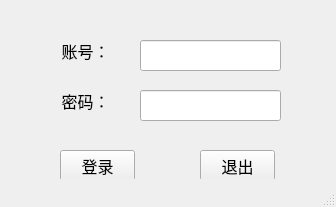
<?xml version="1.0" encoding="UTF-8"?>
<ui version="4.0">
 <class>LoginWindow</class>
 <widget class="QMainWindow" name="LoginWindow">
  <property name="geometry">
   <rect>
    <x>0</x>
    <y>0</y>
    <width>336</width>
    <height>207</height>
   </rect>
  </property>
  <property name="font">
   <font>
    <family>宋体</family>
    <pointsize>12</pointsize>
   </font>
  </property>
  <property name="windowTitle">
   <string>Login</string>
  </property>
  <widget class="QWidget" name="centralwidget">
   <widget class="QPushButton" name="LoginBtn">
    <property name="geometry">
     <rect>
      <x>60</x>
      <y>150</y>
      <width>75</width>
      <height>31</height>
     </rect>
    </property>
    <property name="text">
     <string>登录</string>
    </property>
   </widget>
   <widget class="QPushButton" name="ExitBtn">
    <property name="geometry">
     <rect>
      <x>200</x>
      <y>150</y>
      <width>75</width>
      <height>31</height>
     </rect>
    </property>
    <property name="text">
     <string>退出</string>
    </property>
   </widget>
   <widget class="QLabel" name="AccountLabel">
    <property name="geometry">
     <rect>
      <x>50</x>
      <y>40</y>
      <width>71</width>
      <height>21</height>
     </rect>
    </property>
    <property name="layoutDirection">
     <enum>Qt::LeftToRight</enum>
    </property>
    <property name="autoFillBackground">
     <bool>false</bool>
    </property>
    <property name="text">
     <string>账号：</string>
    </property>
    <property name="textFormat">
     <enum>Qt::PlainText</enum>
    </property>
    <property name="alignment">
     <set>Qt::AlignCenter</set>
    </property>
   </widget>
   <widget class="QLabel" name="PwdLabel">
    <property name="geometry">
     <rect>
      <x>50</x>
      <y>90</y>
      <width>71</width>
      <height>21</height>
     </rect>
    </property>
    <property name="text">
     <string>密码：</string>
    </property>
    <property name="alignment">
     <set>Qt::AlignCenter</set>
    </property>
   </widget>
   <widget class="QLineEdit" name="AccountLineEdit">
    <property name="geometry">
     <rect>
      <x>140</x>
      <y>40</y>
      <width>141</width>
      <height>31</height>
     </rect>
    </property>
   </widget>
   <widget class="QLineEdit" name="PwdLineEdit">
    <property name="geometry">
     <rect>
      <x>140</x>
      <y>90</y>
      <width>141</width>
      <height>31</height>
     </rect>
    </property>
    <property name="echoMode">
     <enum>QLineEdit::Password</enum>
    </property>
   </widget>
  </widget>
  <widget class="QStatusBar" name="statusbar"/>
 </widget>
 <resources/>
 <connections/>
</ui>
